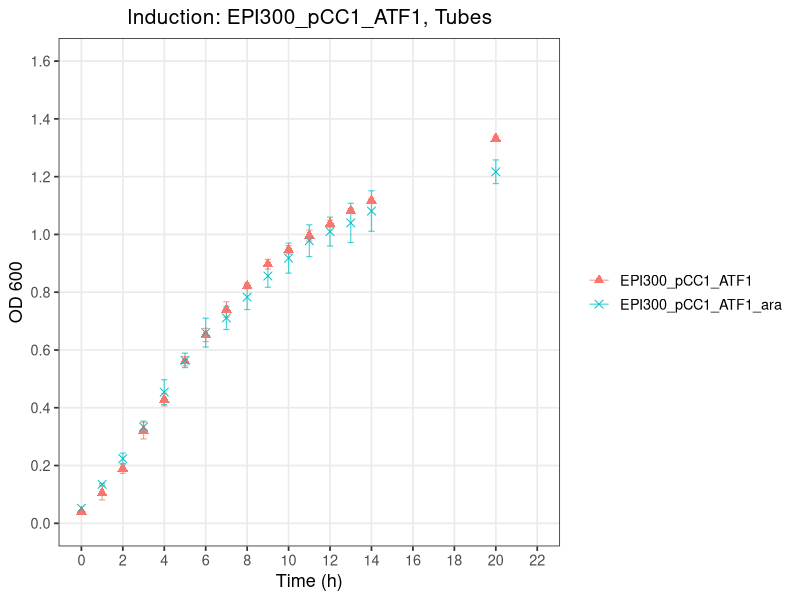
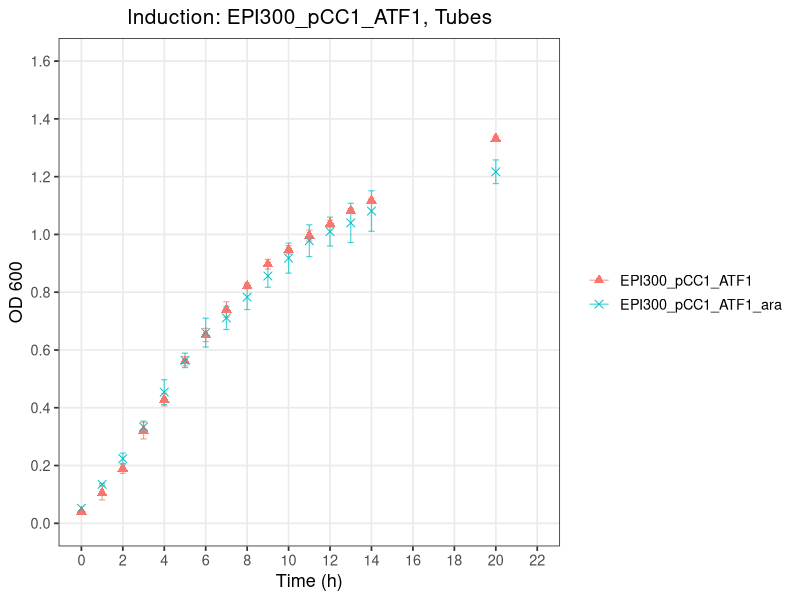

Here is the R script that generated these plots, in order:
# ============================================================
# Plot: Induction, isoamyl alcohol (OD600 vs Time)
# Strains: EPI300_pCC1_ATF1, EPI300_pCC1_ATF1_ara
# ============================================================

library(tidyverse)

# ---- 1. Read the raw CSV --------------------------------------------------
# The file has a 2-row header:
#   Row 1: strain names (merged across Avg/SD column pairs)
#   Row 2: "Avg" / "SD" labels
# We read both header rows manually, then build clean column names.

raw <- read_csv("Arab_Induction.csv", col_names = FALSE, skip = 2,
                show_col_types = FALSE)

header1 <- read_csv("Arab_Induction.csv", col_names = FALSE, n_max = 1,
                    show_col_types = FALSE) |> unlist(use.names = FALSE)
header2 <- read_csv("Arab_Induction.csv", col_names = FALSE, skip = 1, n_max = 1,
                    show_col_types = FALSE) |> unlist(use.names = FALSE)

# Forward-fill the strain names across their Avg/SD column pair
strain_names <- header1
for (i in seq_along(strain_names)) {
  if (is.na(strain_names[i]) && i > 1) strain_names[i] <- strain_names[i - 1]
}

# Drop fully empty trailing columns
keep <- !is.na(header2) | seq_along(header2) == 1
raw         <- raw[, keep]
strain_names <- strain_names[keep]
header2      <- header2[keep]

# Build final column names: "Time", "<strain>_Avg", "<strain>_SD"
col_names <- c("Time",
               paste0(strain_names[-1], "_", header2[-1]))
colnames(raw) <- col_names

# ---- 2. Reshape to long format (Avg + SD, for plotting with error bars) --
# Only keep the two strains of interest
strains <- c("EPI300_pCC1_ATF1", "EPI300_pCC1_ATF1_ara")

df_long <- raw |>
  pivot_longer(
    cols = -Time,
    names_to = c("Strain", ".value"),
    names_pattern = "(.+)_(Avg|SD)"
  ) |>
  rename(OD600 = Avg) |>
  filter(Strain %in% strains) |>
  mutate(Strain = factor(Strain, levels = strains))

# ---- 3. Plot ---------------------------------------------------------------
# Visually distinct shapes (mix of filled/open so they're tellable apart
# even without color): triangle, x
shape_values <- c(17, 4)

p <- ggplot(df_long, aes(x = Time, y = OD600, color = Strain, shape = Strain)) +
  geom_errorbar(aes(ymin = OD600 - SD, ymax = OD600 + SD),
                width = 0.3, linewidth = 0.4, alpha = 0.7) +
  geom_point(size = 2.4) +
  scale_shape_manual(values = shape_values) +
  scale_x_continuous(breaks = seq(0, 22, by = 2), limits = c(0, 22)) +
  scale_y_continuous(breaks = seq(0, 1.6, by = 0.2), limits = c(0, 1.6)) +
  labs(
    title = "Induction: EPI300_pCC1_ATF1, Tubes",
    x = "Time (h)",
    y = "OD 600",
    color = NULL,
    shape = NULL
  ) +
  theme_bw(base_size = 13) +
  theme(
    panel.grid.minor = element_blank(),
    plot.title = element_text(hjust = 0.5, size = 15),
    legend.key = element_blank()
  )

print(p)

ggsave("induction_EPI300_pCC1_ATF1_T.png", p, width = 9, height = 5, dpi = 300)
